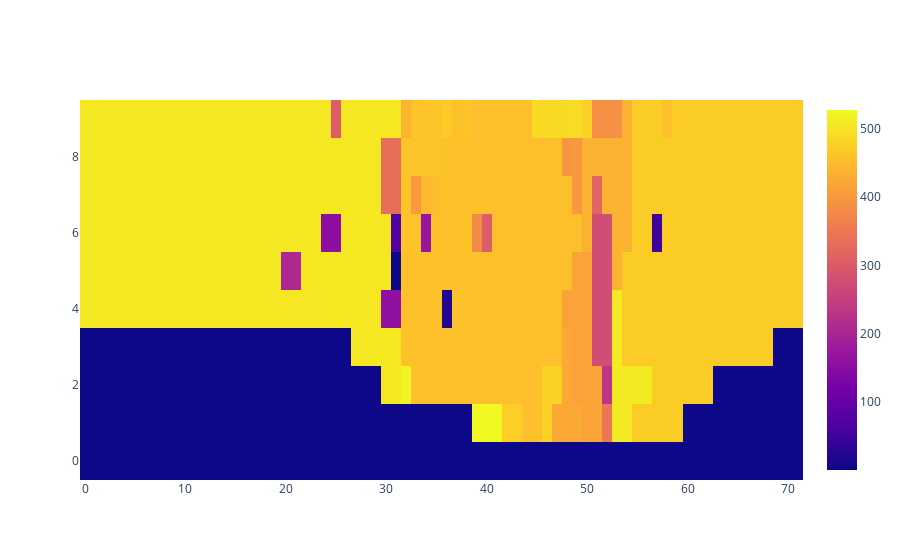

Write notebook code for a chart like this one.
### Code cell
from sklearn.neighbors import KDTree, BallTree

def find_set(uf, a):
    if uf[a] != a:
        uf[a] = find_set(uf, uf[a])
    return uf[a]

def union_set(uf, a, b):
    if find_set(uf, a) != find_set(uf, b):
        uf[find_set(uf, a)] = uf[b]

print(len(unit_of_int))
tree = KDTree(unit_of_int, leaf_size=5)   
clss = [x for x in range(len(unit_of_int))]  

dist, ind = tree.query(unit_of_int, k=4, sort_results=True)  
for idx, unit in enumerate(unit_of_int):
    prob_unit = final_space[unit] / sum(final_space[unit])
    d_i = dist[idx]
    ind_i = ind[idx]
    for i in range(4):
        if d_i[i] > 1:
            continue
        cell = unit_of_int[ind_i[i]]
        prob_ngbr = final_space[cell] / sum(final_space[cell])
        if np.linalg.norm(prob_unit - prob_ngbr) < 0.05:
            union_set(clss, idx, ind_i[i])
        elif 
# print(clss)
core = []
u = np.unique([find_set(clss, i) for i in range(len(clss))])
print(u)
a = np.full(space_shape, u[0]-1)
for i, unit in enumerate(unit_of_int):
    a[unit] = find_set(clss, i)

fig = go.Figure(data=go.Heatmap(z=a))
fig.show()

### Figure 1 — Plotly figure (JSON) as saved in the notebook; plotly's stock layout.template omitted (floating-point values rounded to 4 significant figures; data arrays with more than 128 entries replaced by an {"elided": "..."} marker saying what was removed)
{"data": [{"type": "heatmap", "z": {"elided": "10x72 int values"}}], "layout": {}}
